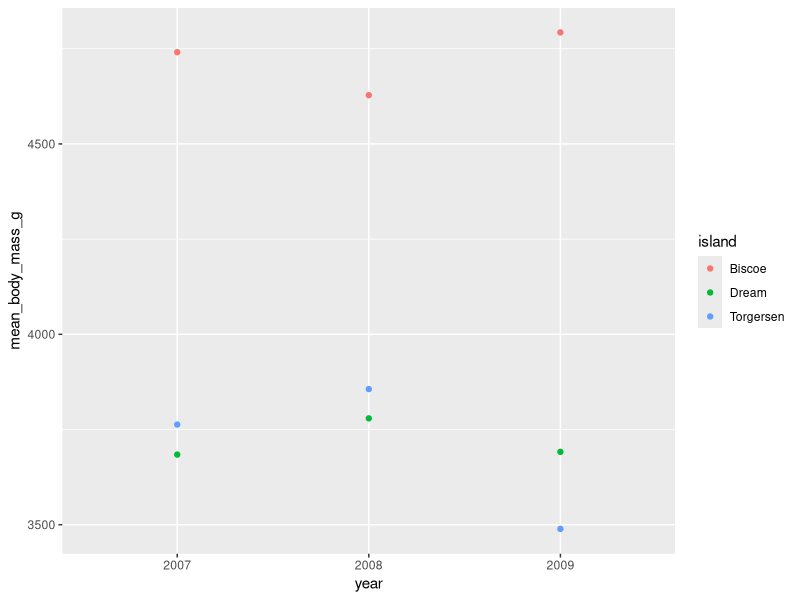
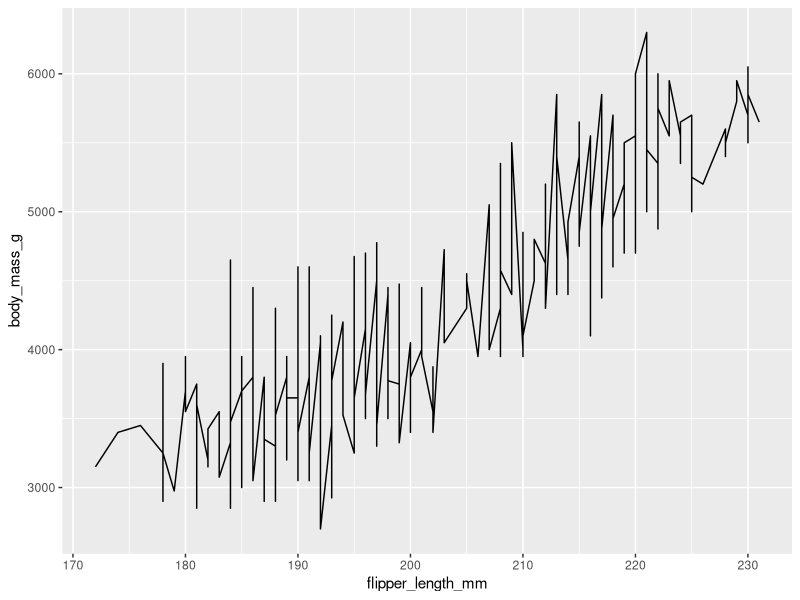
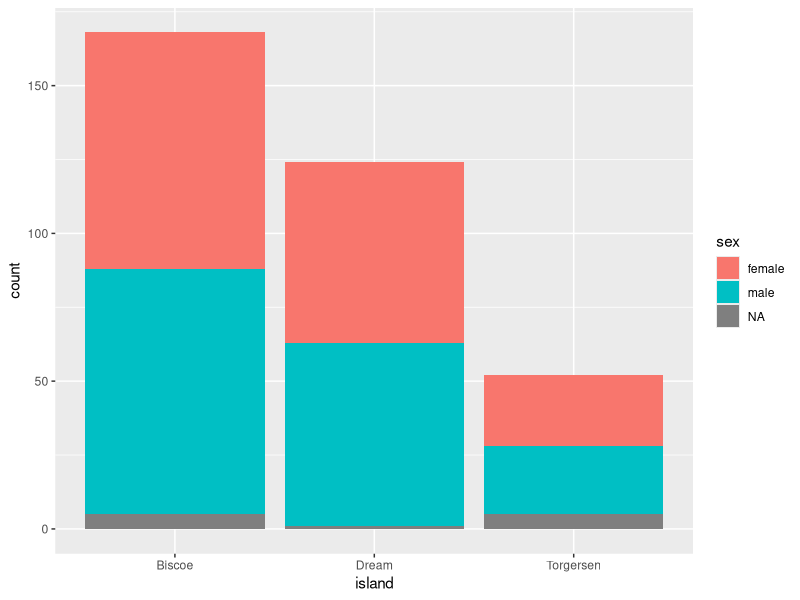
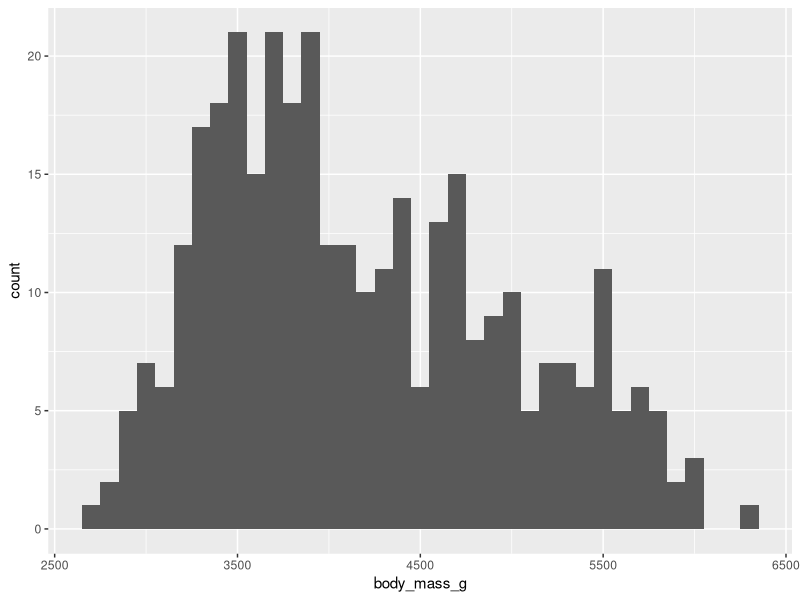
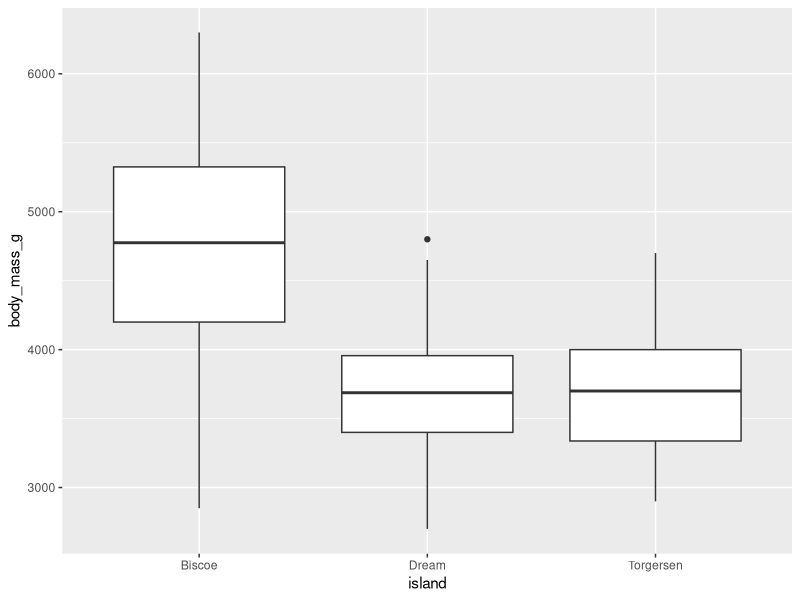
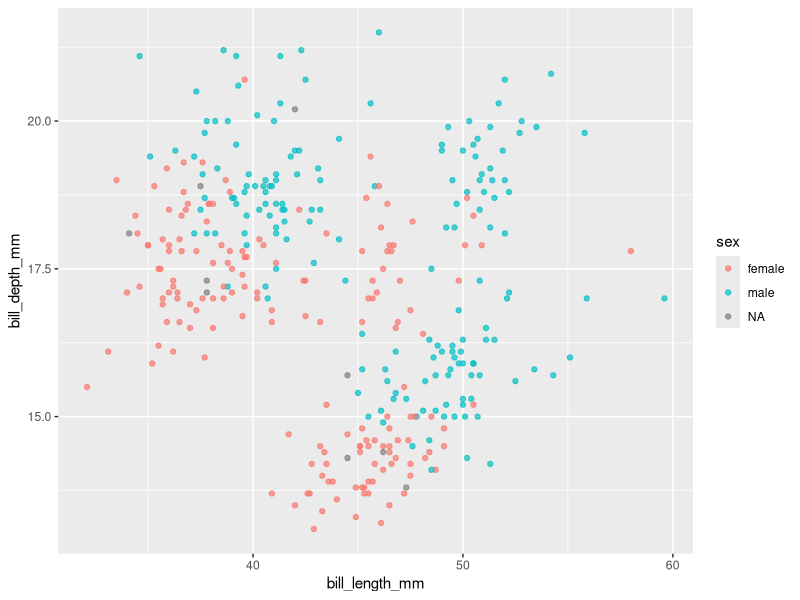
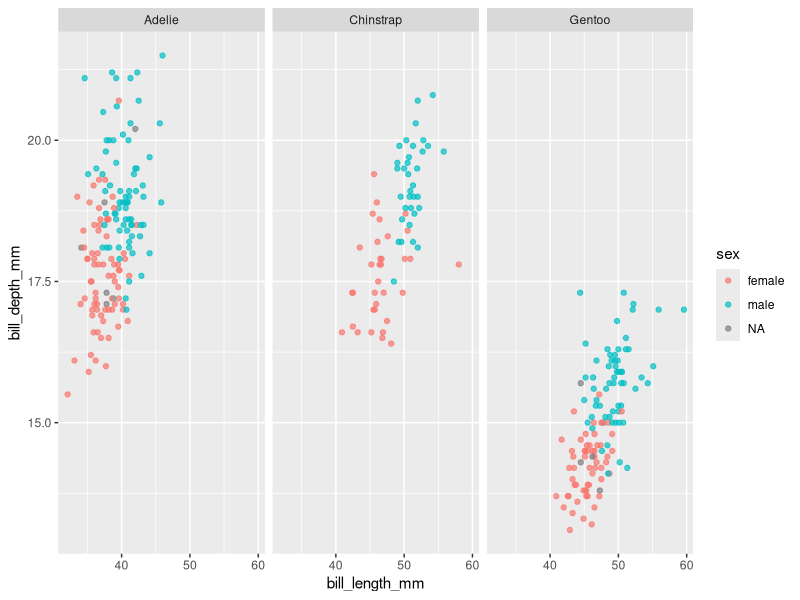

These figures' R source, in order:
## ---- chunk 1
knitr::opts_chunk$set(echo = TRUE)
library(palmerpenguins)
library(tidyverse)
library(knitr)
## ---- chunk 2
library(ggplot2)
## ---- chunk 3
#making a simple untidy dataset using palmerpenguins
penguin <- penguins %>%
  drop_na(body_mass_g) %>%
  group_by(island, year) %>%
  summarize(mean_body_mass_g = mean(body_mass_g)) %>%
  spread(year, mean_body_mass_g)

#tidy version
penguin_tidy <- penguin %>%
  gather(key = "year", value = "mean_body_mass_g", `2007`, `2008`, `2009`)
## ---- chunk 4
kable(penguin)
## ---- chunk 5
kable(penguin_tidy)
## ---- chunk 6
ggplot(data = penguin_tidy, mapping = aes(x = year, y = mean_body_mass_g, color = island)) +
  geom_point()
## ---- chunk 7
geom_point(color = "blue")
## ---- chunk 8
ggplot(data = penguins, mapping = aes(x = flipper_length_mm, y = body_mass_g)) +
  geom_line()
## ---- chunk 9
ggplot(data = penguins, mapping = aes(x = island, fill = sex)) +
  geom_bar()
## ---- chunk 10
ggplot(data = penguins, mapping = aes(x = body_mass_g)) +
  geom_histogram(binwidth = 100)
## ---- chunk 11
ggplot(data = penguins, mapping  = aes(x = island, y = body_mass_g)) +
  geom_boxplot()
## ---- chunk 12
ggplot(data = penguins, mapping = aes(x = bill_length_mm, y = bill_depth_mm, color = sex)) +
  geom_point(alpha = 0.7)
## ---- chunk 13
ggplot(data = penguins, mapping = aes(x = bill_length_mm, y = bill_depth_mm, color = sex)) +
  geom_point(alpha = 0.7) +
  facet_wrap(~species)
